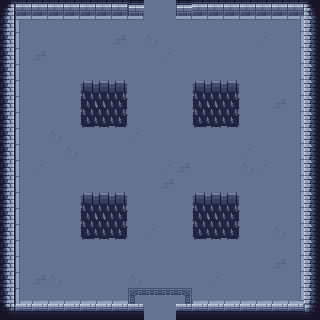

This is a level from a 2D game, rendered from its Tiled map with the project's own tilesets. A one-line summary and the complete map file follow:
An orthogonal 20x20 tile map with 16x16 px tiles, 2 tile layers (Floor & Walls, F&W Decor) and 23 objects (10x Wall, 4x Totem, 2x WoodenDoubleDoorCollider, 2x WoodenDoubleDoor, 2x Door, ...).

<map version="1.10" tiledversion="1.11.2" orientation="orthogonal" renderorder="right-down" width="20" height="20" tilewidth="16" tileheight="16" infinite="0" nextlayerid="5" nextobjectid="24">
 <tileset firstgid="1" source="../Tilemaps/AllTile.tsx" />
 <objectgroup id="4" name="Collision">
  <object id="5" type="Wall" x="11.6023" y="3.74269" width="2.99415" height="302.409" />
  <object id="6" type="Wall" x="15.345" y="-0.374269" width="128.749" height="3.36842" />
  <object id="7" type="Wall" x="304.655" y="2.99415" width="6.36257" height="301.287" />
  <object id="8" type="Wall" x="175.532" y="301.287" width="129.497" height="4.11696" />
  <object id="9" type="Wall" x="14.2223" y="301.848" width="129.497" height="4.11696" />
  <object id="10" name="WoodenDoubleDoorCollider" type="WoodenDoubleDoorCollider" x="142.971" y="302.035" width="32.5614" height="1.49708" />
  <object id="17" type="Wall" x="80.4678" y="80.8421" width="47.1579" height="32.9357" />
  <object id="18" type="Wall" x="192.749" y="80.4678" width="47.1579" height="32.9357" />
  <object id="19" type="Wall" x="193.123" y="192.374" width="47.1579" height="32.9357" />
  <object id="20" type="Wall" x="80.8421" y="192.374" width="47.1579" height="32.9357" />
  <object id="22" name="WoodenDoubleDoorCollider" type="WoodenDoubleDoorCollider" x="143.719" y="1.49708" width="32.1871" height="1.49708" />
  <object id="23" type="Wall" x="176.28" y="-0.561403" width="128.749" height="3.36842" />
 </objectgroup>
 <layer id="1" name="Floor &amp; Walls" width="20" height="20">
  <data encoding="csv">
176,177,177,177,177,177,177,177,4767,4657,4657,4767,177,177,177,177,177,177,177,194,
289,5660,5662,5662,5662,5662,5662,5662,5662,4657,4657,5662,5662,5662,5662,5662,5662,5662,5663,521,
289,5773,5887,5887,5887,5887,5887,4595,5887,4596,5887,5887,5887,5887,5887,5887,4482,5887,5889,521,
289,5773,4595,4657,4657,4657,4657,4657,5887,5887,4482,5887,4657,4657,4657,4657,4657,5887,5889,521,
289,5773,5887,4657,4657,4657,4657,4657,5887,5887,5887,5887,4657,4657,4657,4657,4657,5887,5889,521,
289,5773,5887,4657,4657,4546,4547,4548,5887,5887,5887,5887,4546,4547,4548,4657,4657,5887,5889,521,
289,5773,5887,4657,4657,4659,4660,4661,5887,5887,5887,5887,4659,4660,4661,4657,4657,4595,5889,521,
289,5773,5887,4657,4657,4772,4773,4774,5887,5887,5887,5887,4772,4773,4774,4657,4657,5887,5889,521,
289,5773,5887,4596,5887,5887,5887,5887,4482,5887,5887,5887,5887,5887,5887,5887,5887,5887,5889,521,
289,5773,5887,5887,4596,5887,5887,5887,5887,5887,5887,5887,5887,5887,5887,4482,5887,5887,5889,521,
289,5773,4482,5887,5887,5887,5887,5887,5887,5887,4482,4595,5887,5887,5887,4596,4482,5887,5889,521,
289,5773,5887,5887,5887,5887,5887,5887,5887,5887,4595,5887,5887,5887,5887,5887,5887,5887,5889,521,
289,5773,5887,4657,4657,4546,4547,4548,5887,5887,5887,5887,4546,4547,4548,4657,4657,5887,5889,521,
289,5773,5887,4657,4657,4659,4660,4661,5887,5887,5887,5887,4659,4660,4661,4657,4657,5887,5889,521,
289,5773,5887,4657,4657,4772,4773,4774,5887,4482,5887,5887,4772,4773,4774,4657,4657,4596,5889,521,
289,5773,5887,4657,4657,4657,4657,4657,5887,5887,5887,5887,4657,4657,4657,4657,4657,5887,5889,521,
289,5773,5887,4657,4657,4657,4657,4657,5887,5887,5887,5887,4657,4657,4657,4657,4657,4595,5889,521,
289,5773,4595,4596,5887,5887,5887,5887,4596,5887,5887,5887,5887,4482,5887,5887,5887,5887,5889,521,
289,5999,6000,6000,6000,6000,6000,6000,5048,5049,5049,5050,6000,6000,6000,6000,6000,6000,6002,521,
1306,1307,1307,1307,1307,1307,1307,1307,1307,5887,5887,1307,1307,1307,1307,1307,1307,1307,1307,4771
</data>
 </layer>
 <layer id="2" name="F&amp;W Decor" width="20" height="20">
  <data encoding="csv">
0,0,0,0,0,0,0,0,0,0,0,0,0,0,0,0,0,0,0,0,
0,0,0,0,0,0,0,0,0,0,0,0,0,0,0,0,0,0,0,0,
0,0,0,0,0,0,0,0,0,0,0,0,0,0,0,0,0,0,0,0,
0,0,0,0,0,0,0,0,0,0,0,0,0,0,0,0,0,0,0,0,
0,0,0,0,0,0,0,0,0,0,0,0,0,0,0,0,0,0,0,0,
0,0,0,0,0,0,0,0,0,0,0,0,0,0,0,0,0,0,0,0,
0,0,0,0,0,0,0,0,0,0,0,0,0,0,0,0,0,0,0,0,
0,0,0,0,0,0,0,0,0,0,0,0,0,0,0,0,0,0,0,0,
0,0,0,0,0,0,0,0,0,0,0,0,0,0,0,0,0,0,0,0,
0,0,0,0,0,0,0,0,0,0,0,0,0,0,0,0,0,0,0,0,
0,0,0,0,0,0,0,0,0,0,0,0,0,0,0,0,0,0,0,0,
0,0,0,0,0,0,0,0,0,0,0,0,0,0,0,0,0,0,0,0,
0,0,0,0,0,0,0,0,0,0,0,0,0,0,0,0,0,0,0,0,
0,0,0,0,0,0,0,0,0,0,0,0,0,0,0,0,0,0,0,0,
0,0,0,0,0,0,0,0,0,0,0,0,0,0,0,0,0,0,0,0,
0,0,0,0,0,0,0,0,0,0,0,0,0,0,0,0,0,0,0,0,
0,0,0,0,0,0,0,0,0,0,0,0,0,0,0,0,0,0,0,0,
0,0,0,0,0,0,0,0,0,0,0,0,0,0,0,0,0,0,0,0,
0,0,0,0,0,0,0,0,0,0,0,0,0,0,0,0,0,0,0,0,
0,0,0,0,0,0,0,0,0,0,0,0,0,0,0,0,0,0,0,0
</data>
 </layer>
 <objectgroup id="3" name="Objects">
  <object id="1" name="Skull" type="Totem" x="40" y="32" width="16" height="16" />
  <object id="2" name="BlueSlime" type="Totem" x="264" y="32" width="16" height="16" />
  <object id="3" name="BlueSlime" type="Totem" x="39.2515" y="239.906" width="16" height="16" />
  <object id="4" name="Skull" type="Totem" x="263.485" y="239.532" width="16" height="16" />
  <object id="11" name="WoodenDoubleDoor" type="WoodenDoubleDoor" x="143.626" y="287.906" width="32" height="16" />
  <object id="12" name="BigRoom" type="Door" x="144.468" y="-1.49708" width="31.4386" height="1.87135" />
  <object id="13" name="FromBigRoom" type="SpawnPoint" x="159.813" y="35.1813">
   <point />
  </object>
  <object id="15" name="FromDashRoom" type="SpawnPoint" x="159.439" y="299.789">
   <point />
  </object>
  <object id="14" name="DashRoom" type="Door" x="143.345" y="317.754" width="32.9357" height="1.49708" />
  <object id="16" name="GauntletStarterCollider" type="GauntletStarterCollider" x="128.749" y="126.877" width="64.7485" height="65.4971" />
  <object id="21" name="WoodenDoubleDoor" type="WoodenDoubleDoor" x="143.813" y="-15.8596" width="32" height="16" />
 </objectgroup>
</map>
